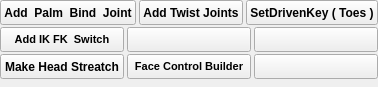
        <widget class="QWidget" name="page_5">
         <property name="geometry">
          <rect>
           <x>0</x>
           <y>0</y>
           <width>343</width>
           <height>87</height>
          </rect>
         </property>
         <property name="styleSheet">
          <string notr="true"/>
         </property>
         <attribute name="label">
          <string>RigBuilder Plug_in</string>
         </attribute>
         <layout class="QVBoxLayout" name="verticalLayout_14">
          <property name="spacing">
           <number>2</number>
          </property>
          <property name="margin">
           <number>0</number>
          </property>
          <item>
           <layout class="QHBoxLayout" name="horizontalLayout_23">
            <property name="spacing">
             <number>3</number>
            </property>
            <item>
             <widget class="QPushButton" name="RIG_btn_AddPalmJoint">
              <property name="minimumSize">
               <size>
                <width>0</width>
                <height>25</height>
               </size>
              </property>
              <property name="maximumSize">
               <size>
                <width>16777215</width>
                <height>25</height>
               </size>
              </property>
              <property name="font">
               <font>
                <weight>75</weight>
                <bold>true</bold>
               </font>
              </property>
              <property name="styleSheet">
               <string notr="true"/>
              </property>
              <property name="text">
               <string>Add  Palm  Bind  Joint</string>
              </property>
             </widget>
            </item>
            <item>
             <widget class="QPushButton" name="RIG_btn_AddTwistJoints">
              <property name="minimumSize">
               <size>
                <width>0</width>
                <height>25</height>
               </size>
              </property>
              <property name="maximumSize">
               <size>
                <width>16777215</width>
                <height>25</height>
               </size>
              </property>
              <property name="font">
               <font>
                <weight>75</weight>
                <bold>true</bold>
               </font>
              </property>
              <property name="text">
               <string>Add Twist Joints</string>
              </property>
             </widget>
            </item>
            <item>
             <widget class="QPushButton" name="RIG_btn_SetToesDrivenKey">
              <property name="minimumSize">
               <size>
                <width>0</width>
                <height>25</height>
               </size>
              </property>
              <property name="maximumSize">
               <size>
                <width>16777215</width>
                <height>25</height>
               </size>
              </property>
              <property name="font">
               <font>
                <weight>75</weight>
                <bold>true</bold>
               </font>
              </property>
              <property name="styleSheet">
               <string notr="true"/>
              </property>
              <property name="text">
               <string>SetDrivenKey ( Toes )</string>
              </property>
             </widget>
            </item>
           </layout>
          </item>
          <item>
           <layout class="QHBoxLayout" name="horizontalLayout_24">
            <property name="spacing">
             <number>3</number>
            </property>
            <item>
             <widget class="QPushButton" name="RIG_btn_AddIKFKSwitch">
              <property name="minimumSize">
               <size>
                <width>0</width>
                <height>25</height>
               </size>
              </property>
              <property name="maximumSize">
               <size>
                <width>16777215</width>
                <height>25</height>
               </size>
              </property>
              <property name="font">
               <font>
                <pointsize>8</pointsize>
                <weight>75</weight>
                <bold>true</bold>
               </font>
              </property>
              <property name="styleSheet">
               <string notr="true"/>
              </property>
              <property name="text">
               <string>Add IK FK  Switch</string>
              </property>
             </widget>
            </item>
            <item>
             <widget class="QPushButton" name="pushButton_8">
              <property name="minimumSize">
               <size>
                <width>0</width>
                <height>25</height>
               </size>
              </property>
              <property name="maximumSize">
               <size>
                <width>16777215</width>
                <height>25</height>
               </size>
              </property>
              <property name="text">
               <string/>
              </property>
             </widget>
            </item>
            <item>
             <widget class="QPushButton" name="pushButton_9">
              <property name="minimumSize">
               <size>
                <width>0</width>
                <height>25</height>
               </size>
              </property>
              <property name="maximumSize">
               <size>
                <width>16777215</width>
                <height>25</height>
               </size>
              </property>
              <property name="text">
               <string/>
              </property>
             </widget>
            </item>
           </layout>
          </item>
          <item>
           <layout class="QHBoxLayout" name="horizontalLayout_25">
            <property name="spacing">
             <number>3</number>
            </property>
            <item>
             <widget class="QPushButton" name="RIG_btn_MakeHeadStreatch">
              <property name="minimumSize">
               <size>
                <width>0</width>
                <height>25</height>
               </size>
              </property>
              <property name="maximumSize">
               <size>
                <width>16777215</width>
                <height>25</height>
               </size>
              </property>
              <property name="font">
               <font>
                <weight>75</weight>
                <bold>true</bold>
               </font>
              </property>
              <property name="styleSheet">
               <string notr="true"/>
              </property>
              <property name="text">
               <string>Make Head Streatch</string>
              </property>
             </widget>
            </item>
            <item>
             <widget class="QPushButton" name="RIG_btn_faceControlBuilder">
              <property name="minimumSize">
               <size>
                <width>0</width>
                <height>25</height>
               </size>
              </property>
              <property name="maximumSize">
               <size>
                <width>16777215</width>
                <height>25</height>
               </size>
              </property>
              <property name="font">
               <font>
                <pointsize>8</pointsize>
                <weight>75</weight>
                <bold>true</bold>
               </font>
              </property>
              <property name="text">
               <string>Face Control Builder</string>
              </property>
             </widget>
            </item>
            <item>
             <widget class="QPushButton" name="pushButton_10">
              <property name="minimumSize">
               <size>
                <width>0</width>
                <height>25</height>
               </size>
              </property>
              <property name="maximumSize">
               <size>
                <width>16777215</width>
                <height>25</height>
               </size>
              </property>
              <property name="text">
               <string/>
              </property>
             </widget>
            </item>
           </layout>
          </item>
          <item>
           <spacer name="verticalSpacer_8">
            <property name="orientation">
             <enum>Qt::Vertical</enum>
            </property>
            <property name="sizeHint" stdset="0">
             <size>
              <width>17</width>
              <height>296</height>
             </size>
            </property>
           </spacer>
          </item>
         </layout>
        </widget>
